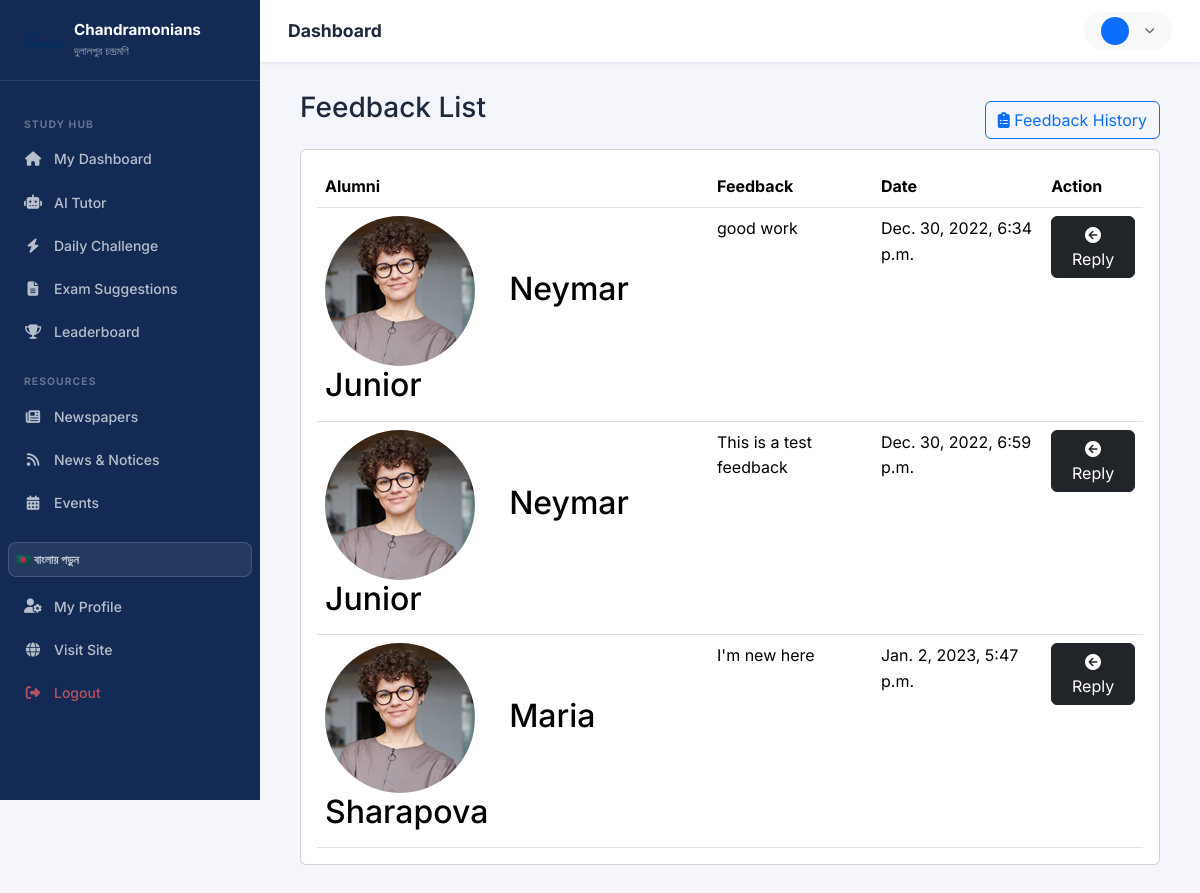
The app's page /hod/alumni/feedback with its own data.
### app/models.py (models this page shows, shortened)
class AlumniFeedback(models.Model):
    alum_id = models.ForeignKey(Alumni, on_delete=models.CASCADE)
    feedback = models.TextField(null=True)
    feedback_reply = models.TextField(null=True, blank=True)
    created_at = models.DateTimeField(auto_now_add=True)
    updated_at = models.DateTimeField(auto_now=True)

class Alumni(models.Model):
    admin = models.OneToOneField(CustomUser, on_delete=models.CASCADE)
    address = models.TextField(default='')
    gender = models.CharField(max_length=100)
    passing_year = models.CharField(max_length=20, null=True, blank=True)
    phone = models.CharField(max_length=30, null=True, blank=True)
    profession = models.CharField(max_length=200, blank=True)
    company = models.CharField(max_length=200, blank=True)
    linkedin_url = models.URLField(blank=True)
    bio = models.TextField(blank=True)
    created_at = models.DateTimeField(auto_now_add=True)
    updated_at = models.DateTimeField(auto_now=True)

class CustomUser(AbstractUser):
    USER_TYPE_CHOICES = (
        ('1', 'HOD'),
        ('2', 'Staff'),
        ('3', 'Alumni'),
        ('4', 'Student'),
    )
    email = models.EmailField(unique=True)
    user_type = models.CharField(choices=USER_TYPE_CHOICES, max_length=10, default='4')
    profile_pic = models.ImageField(upload_to='media/profile_pic', blank=True, null=True)
    USERNAME_FIELD = 'email'
    REQUIRED_FIELDS = ['username']

### webapp/Hod_Views.py (the view)
# urls.py: path('hod/alumni/feedback', Hod_Views.alumFeedback, name='alum_feedback'),
def alumFeedback(request):
    feedback = AlumniFeedback.objects.all()
    context = {
        'feedback': feedback,
    }
    return render(request, 'hod/alum_feedback.html', context)

### templates/hod/alum_feedback.html (shortened to what this page needs)
{% extends 'base.html' %}
{% load static %}
{% block content %}
    <div class="content container-fluid">
        <div class="page-header">
            <div class="row align-items-center">
                <div class="col">
                    <h3 class="page-title">Feedback List</h3>
                </div>
                <div class="col-auto text-right float-right ml-auto">
                    <a href="#" class="btn btn-outline-primary mr-2" data-toggle="modal" data-target="#viewFeedbackModal"><i
                            class="fas fa-clipboard-list"></i> Feedback History</a>
                </div>
            </div>
        </div>
        <div class="row">
            <div class="col-sm-12">
                <div class="card card-table">
                    <div class="card-body">
                        <div class="table-responsive">
                            <table id="table_id" class="table table-hover table-center mb-0">
                                <thead>
                                <tr>
                                    <th>Alumni</th>
                                    <th>Feedback</th>
                                    <th>Date</th>
                                    <th>Action</th>
                                </tr>
                                </thead>
                                <tbody>
                                {% for i in feedback %}
                                    <tr>
                                        <td>
                                            <h2 class="table-avatar">
                                                {% if user.profile_pic != None and user.profile_pic == "" %}
                                                <a href="{% url 'profile' %}" class="avatar avatar-sm mr-2"><img
                                                        class="avatar-img rounded-circle"
                                                        src=" {{ user.profile_pic }}" alt=""></a>
                                                        {% else %}
                                                        <img
                                                        class="avatar-sm avatar-img rounded-circle"
                                                        src="{% static 'assets/img/profiles/avatar-02.jpg' %}" alt="">&nbsp;
                                                        {% endif %}
                                                <a>&nbsp; {{ i.alum_id.admin.first_name }} {{ i.alum_id.admin.last_name }}</a>
                                            </h2>
                                        </td>
                                        <td>{{ i.feedback }}</td>
                                        <td>{{ i.created_at }}</td>
                                        <td class="text-right">
                                            <div class="actions">
                                                <button type="button" class="btn btn-dark mr-2"
                                                        data-toggle="modal"
                                                        data-target="#replyFeedbackModal-{{ forloop.counter }}">
                                                    <i class="fas fa-arrow-circle-left"></i> Reply
                                                </button>
                                            </div>
                                        </td>
                                    </tr>
                                {% endfor %}
                                </tbody>
                            </table>
                        </div>
                    </div>
                </div>
            </div>
        </div>
    </div>
{% endblock %}

### static/assets/css/chandramonians.css (style rules this page uses)
:root { --primary: #1a3a6e; --primary-dark: #122a54; --primary-light: #2952a3; --primary-pale: #eef2fb; --accent: #e9a800; --accent-dark: #c78f00; --accent-pale: #fff8e1; --success: #16a34a; --danger: #dc2626; --warning: #d97706; --bg: #f4f6fb; --card-bg: #ffffff; --border: #e2e8f0; --text: #1e293b; --text-muted: #64748b; --radius: 14px; --radius-sm: 8px; --shadow: 0 2px 12px rgba(30,58,110,.08); --shadow-md: 0 8px 30px rgba(30,58,110,.12); --shadow-lg: 0 20px 60px rgba(30,58,110,.18); --transition: all .22s ease; }
*, *::before, *::after { box-sizing: border-box; }
html { scroll-behavior: smooth; }
body { font-family: 'Inter', -apple-system, BlinkMacSystemFont, 'Segoe UI', sans-serif; background: var(--bg); color: var(--text); line-height: 1.6; }
a { color: var(--primary-light); text-decoration: none; transition: var(--transition); }
img { max-width: 100%; }

### records on screen
AlumniFeedback: alum_id.admin.first_name "Neymar", alum_id.admin.last_name "Junior", feedback "good work", created_at "Dec. 30, 2022, 6:34 p.m."
AlumniFeedback: alum_id.admin.first_name "Neymar", alum_id.admin.last_name "Junior", feedback "This is a test feedback", created_at "Dec. 30, 2022, 6:59 p.m."
AlumniFeedback: alum_id.admin.first_name "Maria", alum_id.admin.last_name "Sharapova", feedback "I'm new here", created_at "Jan. 2, 2023, 5:47 p.m."
